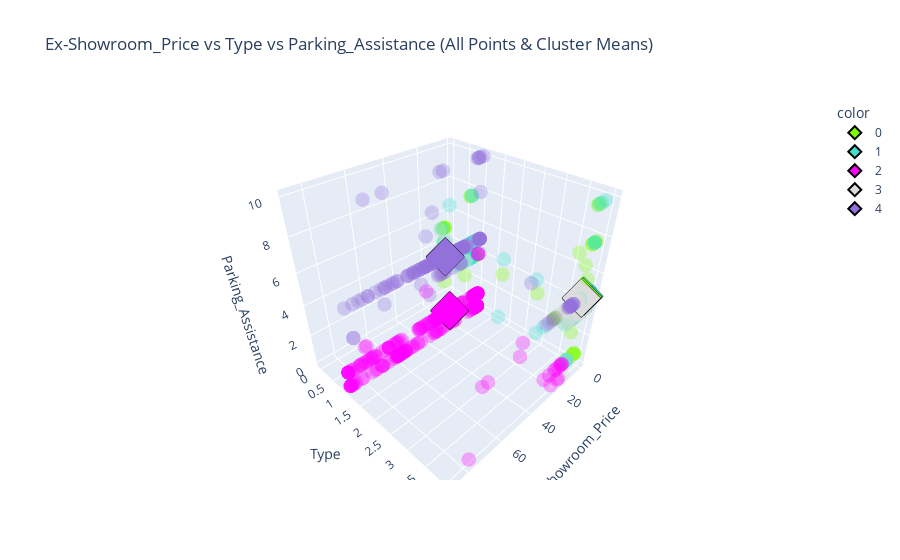
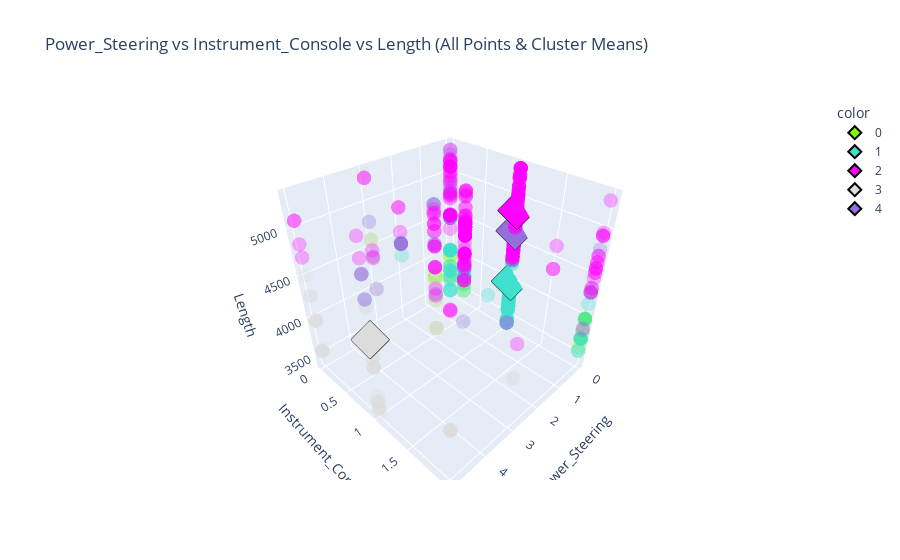
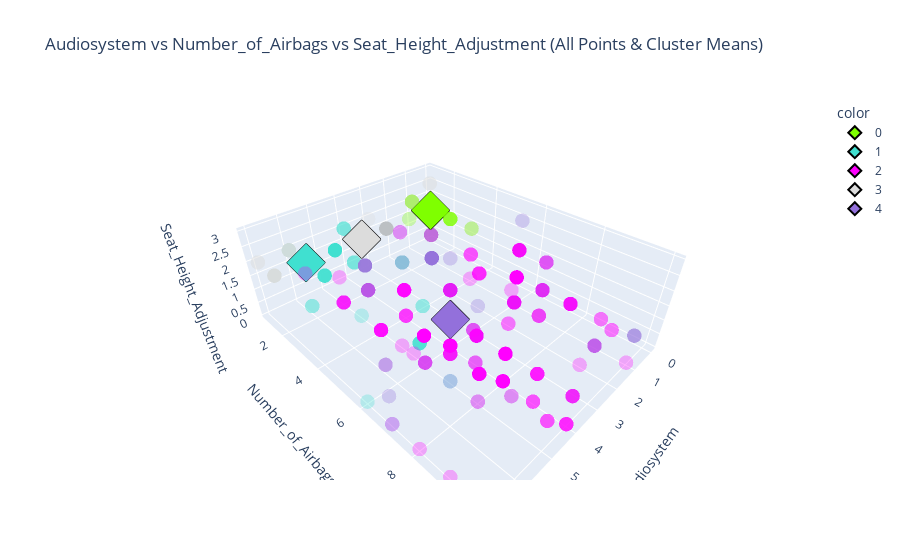
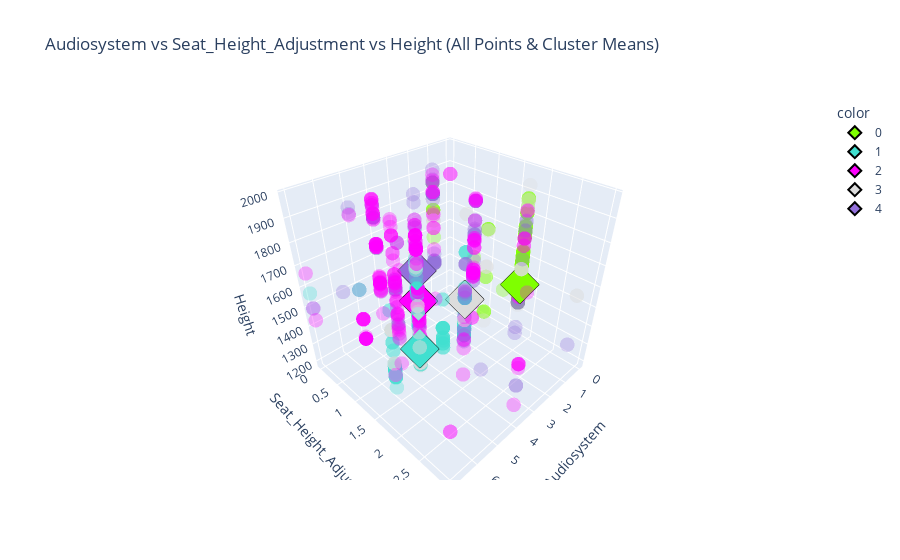

Source (notebook cell) for these figures, in order:
### Markdown cell above
## Segment Profiling

### Code cell
# Feature combinations list
feature_combinations = [
    ('Ex-Showroom_Price', 'Type', 'Parking_Assistance'),
    ('Power_Steering', 'Instrument_Console', 'Length'),
    ('Audiosystem',  'Number_of_Airbags', 'Seat_Height_Adjustment'),
    ('Audiosystem', 'Seat_Height_Adjustment', 'Height'),
    ('Parking_Assistance', 'Number_of_Airbags', 'Width')
]

# Group by 'cluster' and calculate the mean for each feature
median_df = fnl_df.groupby('cluster').median().reset_index()

# Define a consistent color map for the clusters
cluster_color_map = {
    '0': 'chartreuse',  
    '1': 'turquoise',  
    '2': 'fuchsia',
    '3': 'gainsboro',
    '4': 'mediumpurple'
}


# Loop over feature combinations and create 3D scatter plots
for combination in feature_combinations:
    x_feature, y_feature, z_feature = combination
    
    # Create 3D scatter plot for all points without legend
    fig = px.scatter_3d(fnl_df, 
                        x=x_feature, 
                        y=y_feature, 
                        z=z_feature,
                        color=fnl_df['cluster'].astype(str),  # Color based on cluster
                        title=f'{x_feature} vs {y_feature} vs {z_feature} (All Points & Cluster Means)',
                        labels={x_feature: x_feature, y_feature: y_feature, z_feature: z_feature},
                        opacity=0.3,
                        category_orders={'cluster': ['0', '1', '2','3','4']},
                        color_discrete_map=cluster_color_map)  # Apply the color map to individual points
    
    # Remove legend for the first scatter plot (individual points)
    fig.update_traces(showlegend=False,marker=dict(size=5))
    
    # Add the mean values as a separate trace (with larger, distinct markers)
    fig_mean = px.scatter_3d(median_df, 
                             x=x_feature, 
                             y=y_feature, 
                             z=z_feature,
                             color=median_df['cluster'].astype(str),  # Color based on cluster
                             opacity=1,
                             category_orders={'cluster': ['0', '1', '2','3','4']},
                             color_discrete_map=cluster_color_map)  # Apply the same color map to mean points
    
    # Update marker size and style for the mean values
    fig_mean.update_traces(marker=dict(size=10, symbol='diamond', opacity=1, 
                                       line=dict(width=2, color='black')))  # Border for diamonds

    # Combine the mean plot with the original plot
    fig.add_traces(fig_mean.data)

    # Save the plot as a PNG file
    fig.write_image(f"Cars_Plots/{x_feature} vs {y_feature} vs {z_feature}.png")
    
    # Show the plot
    fig.show()

### Figure 1 — Plotly figure (JSON) as saved in the notebook; plotly's stock layout.template omitted (floating-point values rounded to 4 significant figures; data arrays with more than 128 entries replaced by an {"elided": "..."} marker saying what was removed)
{"data": [{"hovertemplate": "color=0<br>Ex-Showroom_Price=%{x}<br>Type=%{y}<br>Parking_Assistance=%{z}<extra></extra>", "legendgroup": "0", "marker": {"color": "chartreuse", "opacity": 0.3, "size": 5, "symbol": "circle"}, "mode": "markers", "name": "0", "scene": "scene", "showlegend": false, "type": "scatter3d", "x": {"elided": "343 int values"}, "y": {"elided": "343 int values"}, "z": {"elided": "343 int values"}}, {"hovertemplate": "color=1<br>Ex-Showroom_Price=%{x}<br>Type=%{y}<br>Parking_Assistance=%{z}<extra></extra>", "legendgroup": "1", "marker": {"color": "turquoise", "opacity": 0.3, "size": 5, "symbol": "circle"}, "mode": "markers", "name": "1", "scene": "scene", "showlegend": false, "type": "scatter3d", "x": {"elided": "394 int values"}, "y": {"elided": "394 int values"}, "z": {"elided": "394 int values"}}, {"hovertemplate": "color=3<br>Ex-Showroom_Price=%{x}<br>Type=%{y}<br>Parking_Assistance=%{z}<extra></extra>", "legendgroup": "3", "marker": {"color": "gainsboro", "opacity": 0.3, "size": 5, "symbol": "circle"}, "mode": "markers", "name": "3", "scene": "scene", "showlegend": false, "type": "scatter3d", "x": [3, 3, 4, 4, 4, 5, 5, 6, 6, 7, 7, 7, 8, 6, 6, 7, 6, 7, 9, 8, 7, 8, 3, 3, 4, 3, 4, 4, 4, 4, 4, 4, 8, 8, 7, 7, 9, 9, 11, 12, 12, 12, 8, 9, 10, 11, 8, 9, 10, 12, 11, 12, 9, 9, 10, 12, 13, 9, 12, 9, 12, 13, 13, 15, 16, 14, 14, 14, 15, 16, 18, 18, 19, 20, 21, 21, 21, 23, 16, 15, 20, 22, 17, 7, 6, 9, 10, 12, 11, 9, 9, 12, 11, 13, 14, 3, 9, 9, 8, 13, 7, 9, 10, 11, 12, 13, 14, 14, 9, 12, 12, 7, 7], "y": [4, 4, 4, 4, 1, 4, 4, 4, 4, 4, 4, 4, 4, 4, 4, 4, 4, 4, 4, 4, 4, 4, 4, 4, 4, 4, 4, 4, 4, 4, 0, 0, 4, 4, 4, 4, 4, 4, 1, 1, 1, 1, 4, 4, 4, 4, 4, 4, 4, 4, 1, 1, 0, 4, 4, 4, 4, 4, 4, 4, 4, 4, 4, 4, 4, 4, 4, 4, 4, 4, 4, 4, 4, 4, 4, 4, 4, 4, 4, 4, 4, 4, 1, 4, 4, 4, 4, 4, 4, 4, 4, 4, 4, 4, 4, 4, 4, 4, 4, 4, 4, 4, 4, 4, 4, 4, 4, 4, 4, 4, 1, 4, 4], "z": [5, 5, 5, 5, 5, 5, 5, 5, 5, 5, 5, 4, 4, 5, 5, 5, 5, 5, 5, 5, 5, 5, 5, 4, 5, 4, 4, 4, 4, 4, 4, 4, 5, 5, 5, 4, 5, 4, 4, 1, 5, 4, 5, 5, 5, 1, 4, 5, 5, 0, 5, 0, 5, 5, 5, 5, 5, 5, 5, 5, 5, 5, 5, 5, 5, 5, 5, 5, 5, 5, 4, 4, 5, 5, 5, 5, 5, 5, 4, 4, 5, 5, 5, 5, 5, 4, 4, 5, 5, 5, 5, 5, 5, 5, 5, 5, 5, 5, 5, 4, 5, 4, 5, 4, 5, 5, 0, 0, 4, 5, 1, 5, 5]}, {"hovertemplate": "color=4<br>Ex-Showroom_Price=%{x}<br>Type=%{y}<br>Parking_Assistance=%{z}<extra></extra>", "legendgroup": "4", "marker": {"color": "mediumpurple", "opacity": 0.3, "size": 5, "symbol": "circle"}, "mode": "markers", "name": "4", "scene": "scene", "showlegend": false, "type": "scatter3d", "x": {"elided": "145 int values"}, "y": {"elided": "145 int values"}, "z": {"elided": "145 int values"}}, {"hovertemplate": "color=2<br>Ex-Showroom_Price=%{x}<br>Type=%{y}<br>Parking_Assistance=%{z}<extra></extra>", "legendgroup": "2", "marker": {"color": "fuchsia", "opacity": 0.3, "size": 5, "symbol": "circle"}, "mode": "markers", "name": "2", "scene": "scene", "showlegend": false, "type": "scatter3d", "x": {"elided": "281 float values"}, "y": {"elided": "281 int values"}, "z": {"elided": "281 int values"}}, {"hovertemplate": "color=0<br>Ex-Showroom_Price=%{x}<br>Type=%{y}<br>Parking_Assistance=%{z}<extra></extra>", "legendgroup": "0", "marker": {"color": "chartreuse", "line": {"color": "black", "width": 2}, "opacity": 1, "size": 10, "symbol": "diamond"}, "mode": "markers", "name": "0", "scene": "scene", "showlegend": true, "type": "scatter3d", "x": [8], "y": [4], "z": [5]}, {"hovertemplate": "color=1<br>Ex-Showroom_Price=%{x}<br>Type=%{y}<br>Parking_Assistance=%{z}<extra></extra>", "legendgroup": "1", "marker": {"color": "turquoise", "line": {"color": "black", "width": 2}, "opacity": 1, "size": 10, "symbol": "diamond"}, "mode": "markers", "name": "1", "scene": "scene", "showlegend": true, "type": "scatter3d", "x": [7], "y": [4], "z": [5]}, {"hovertemplate": "color=2<br>Ex-Showroom_Price=%{x}<br>Type=%{y}<br>Parking_Assistance=%{z}<extra></extra>", "legendgroup": "2", "marker": {"color": "fuchsia", "line": {"color": "black", "width": 2}, "opacity": 1, "size": 10, "symbol": "diamond"}, "mode": "markers", "name": "2", "scene": "scene", "showlegend": true, "type": "scatter3d", "x": [23], "y": [1], "z": [1]}, {"hovertemplate": "color=3<br>Ex-Showroom_Price=%{x}<br>Type=%{y}<br>Parking_Assistance=%{z}<extra></extra>", "legendgroup": "3", "marker": {"color": "gainsboro", "line": {"color": "black", "width": 2}, "opacity": 1, "size": 10, "symbol": "diamond"}, "mode": "markers", "name": "3", "scene": "scene", "showlegend": true, "type": "scatter3d", "x": [9], "y": [4], "z": [5]}, {"hovertemplate": "color=4<br>Ex-Showroom_Price=%{x}<br>Type=%{y}<br>Parking_Assistance=%{z}<extra></extra>", "legendgroup": "4", "marker": {"color": "mediumpurple", "line": {"color": "black", "width": 2}, "opacity": 1, "size": 10, "symbol": "diamond"}, "mode": "markers", "name": "4", "scene": "scene", "showlegend": true, "type": "scatter3d", "x": [26], "y": [1], "z": [5]}], "layout": {"legend": {"title": {"text": "color"}, "tracegroupgap": 0}, "scene": {"domain": {"x": [0, 1], "y": [0, 1]}, "xaxis": {"title": {"text": "Ex-Showroom_Price"}}, "yaxis": {"title": {"text": "Type"}}, "zaxis": {"title": {"text": "Parking_Assistance"}}}, "title": {"text": "Ex-Showroom_Price vs Type vs Parking_Assistance (All Points & Cluster Means)"}}}

### Figure 2 — Plotly figure (JSON) as saved in the notebook; plotly's stock layout.template omitted (floating-point values rounded to 4 significant figures; data arrays with more than 128 entries replaced by an {"elided": "..."} marker saying what was removed)
{"data": [{"hovertemplate": "color=0<br>Power_Steering=%{x}<br>Instrument_Console=%{y}<br>Length=%{z}<extra></extra>", "legendgroup": "0", "marker": {"color": "chartreuse", "opacity": 0.3, "size": 5, "symbol": "circle"}, "mode": "markers", "name": "0", "scene": "scene", "showlegend": false, "type": "scatter3d", "x": {"elided": "343 int values"}, "y": {"elided": "343 int values"}, "z": {"elided": "343 float values"}}, {"hovertemplate": "color=1<br>Power_Steering=%{x}<br>Instrument_Console=%{y}<br>Length=%{z}<extra></extra>", "legendgroup": "1", "marker": {"color": "turquoise", "opacity": 0.3, "size": 5, "symbol": "circle"}, "mode": "markers", "name": "1", "scene": "scene", "showlegend": false, "type": "scatter3d", "x": {"elided": "394 int values"}, "y": {"elided": "394 int values"}, "z": {"elided": "394 float values"}}, {"hovertemplate": "color=3<br>Power_Steering=%{x}<br>Instrument_Console=%{y}<br>Length=%{z}<extra></extra>", "legendgroup": "3", "marker": {"color": "gainsboro", "opacity": 0.3, "size": 5, "symbol": "circle"}, "mode": "markers", "name": "3", "scene": "scene", "showlegend": false, "type": "scatter3d", "x": [5, 5, 5, 5, 5, 5, 3, 5, 5, 5, 5, 3, 3, 5, 5, 5, 3, 3, 3, 3, 3, 3, 5, 5, 5, 5, 5, 5, 5, 5, 5, 5, 5, 5, 5, 5, 5, 5, 5, 5, 5, 5, 5, 5, 5, 5, 5, 5, 5, 5, 5, 5, 5, 5, 5, 3, 3, 5, 5, 3, 3, 3, 3, 3, 3, 3, 3, 3, 2, 2, 2, 2, 2, 2, 2, 2, 2, 2, 2, 2, 2, 2, 5, 3, 3, 5, 5, 5, 5, 5, 3, 3, 3, 3, 5, 5, 5, 5, 5, 3, 5, 5, 5, 5, 5, 5, 5, 5, 5, 3, 5, 5, 5], "y": [1, 1, 1, 1, 1, 0, 0, 0, 0, 0, 0, 0, 0, 1, 1, 1, 1, 1, 1, 1, 1, 1, 1, 1, 1, 1, 0, 0, 0, 0, 0, 0, 1, 1, 1, 1, 1, 1, 1, 1, 1, 1, 2, 2, 2, 2, 2, 2, 2, 2, 2, 2, 2, 1, 1, 2, 2, 1, 1, 1, 1, 1, 1, 1, 1, 1, 0, 0, 0, 0, 0, 0, 0, 0, 0, 0, 0, 0, 0, 0, 0, 0, 1, 1, 1, 1, 1, 1, 1, 0, 1, 1, 1, 1, 1, 1, 1, 1, 1, 0, 1, 1, 1, 1, 1, 1, 1, 1, 1, 0, 1, 0, 0], "z": [3545, 3545, 3620, 3545, 3545, 3970, 3970, 3970, 3970, 3970, 3970, 4369, 4369, 3991, 3991, 3991, 3989, 3989, 3989, 3989, 3989, 3989, 3445, 3445, 3445, 3445, 3565, 3565, 3565, 3565, 3565, 3565, 3995, 3995, 3995, 4315, 4315, 4315, 4315, 4315, 4315, 4315, 3995, 3995, 3995, 3995, 3995, 3995, 3995, 3995, 3995, 3995, 3995, 4342, 3992, 3992, 3992, 4342, 3992, 4456, 4456, 4456, 4456, 4456, 4456, 4456, 4585, 4585, 4395, 4395, 4395, 4395, 4395, 4395, 4395, 4395, 4395, 4395, 4395, 4395, 4395, 4395, 4656, 4560, 4560, 4329, 4329, 4329, 4329, 4520, 4331, 4331, 4655, 4655, 4655, 3395, 4107, 4107, 4107, 4598, 3985, 4384, 4384, 4384, 4384, 4384, 4384, 4384, 4384, 5299, 4425, 4277, 4277]}, {"hovertemplate": "color=4<br>Power_Steering=%{x}<br>Instrument_Console=%{y}<br>Length=%{z}<extra></extra>", "legendgroup": "4", "marker": {"color": "mediumpurple", "opacity": 0.3, "size": 5, "symbol": "circle"}, "mode": "markers", "name": "4", "scene": "scene", "showlegend": false, "type": "scatter3d", "x": {"elided": "145 int values"}, "y": {"elided": "145 int values"}, "z": {"elided": "145 int values"}}, {"hovertemplate": "color=2<br>Power_Steering=%{x}<br>Instrument_Console=%{y}<br>Length=%{z}<extra></extra>", "legendgroup": "2", "marker": {"color": "fuchsia", "opacity": 0.3, "size": 5, "symbol": "circle"}, "mode": "markers", "name": "2", "scene": "scene", "showlegend": false, "type": "scatter3d", "x": {"elided": "281 int values"}, "y": {"elided": "281 int values"}, "z": {"elided": "281 float values"}}, {"hovertemplate": "color=0<br>Power_Steering=%{x}<br>Instrument_Console=%{y}<br>Length=%{z}<extra></extra>", "legendgroup": "0", "marker": {"color": "chartreuse", "line": {"color": "black", "width": 2}, "opacity": 1, "size": 10, "symbol": "diamond"}, "mode": "markers", "name": "0", "scene": "scene", "showlegend": true, "type": "scatter3d", "x": [0], "y": [1], "z": [3995]}, {"hovertemplate": "color=1<br>Power_Steering=%{x}<br>Instrument_Console=%{y}<br>Length=%{z}<extra></extra>", "legendgroup": "1", "marker": {"color": "turquoise", "line": {"color": "black", "width": 2}, "opacity": 1, "size": 10, "symbol": "diamond"}, "mode": "markers", "name": "1", "scene": "scene", "showlegend": true, "type": "scatter3d", "x": [0], "y": [1], "z": [3995]}, {"hovertemplate": "color=2<br>Power_Steering=%{x}<br>Instrument_Console=%{y}<br>Length=%{z}<extra></extra>", "legendgroup": "2", "marker": {"color": "fuchsia", "line": {"color": "black", "width": 2}, "opacity": 1, "size": 10, "symbol": "diamond"}, "mode": "markers", "name": "2", "scene": "scene", "showlegend": true, "type": "scatter3d", "x": [0], "y": [1], "z": [4861]}, {"hovertemplate": "color=3<br>Power_Steering=%{x}<br>Instrument_Console=%{y}<br>Length=%{z}<extra></extra>", "legendgroup": "3", "marker": {"color": "gainsboro", "line": {"color": "black", "width": 2}, "opacity": 1, "size": 10, "symbol": "diamond"}, "mode": "markers", "name": "3", "scene": "scene", "showlegend": true, "type": "scatter3d", "x": [5], "y": [1], "z": [4315]}, {"hovertemplate": "color=4<br>Power_Steering=%{x}<br>Instrument_Console=%{y}<br>Length=%{z}<extra></extra>", "legendgroup": "4", "marker": {"color": "mediumpurple", "line": {"color": "black", "width": 2}, "opacity": 1, "size": 10, "symbol": "diamond"}, "mode": "markers", "name": "4", "scene": "scene", "showlegend": true, "type": "scatter3d", "x": [0], "y": [1], "z": [4630]}], "layout": {"legend": {"title": {"text": "color"}, "tracegroupgap": 0}, "scene": {"domain": {"x": [0, 1], "y": [0, 1]}, "xaxis": {"title": {"text": "Power_Steering"}}, "yaxis": {"title": {"text": "Instrument_Console"}}, "zaxis": {"title": {"text": "Length"}}}, "title": {"text": "Power_Steering vs Instrument_Console vs Length (All Points & Cluster Means)"}}}

### Figure 3 — Plotly figure (JSON) as saved in the notebook; plotly's stock layout.template omitted (floating-point values rounded to 4 significant figures; data arrays with more than 128 entries replaced by an {"elided": "..."} marker saying what was removed)
{"data": [{"hovertemplate": "color=0<br>Audiosystem=%{x}<br>Number_of_Airbags=%{y}<br>Seat_Height_Adjustment=%{z}<extra></extra>", "legendgroup": "0", "marker": {"color": "chartreuse", "opacity": 0.3, "size": 5, "symbol": "circle"}, "mode": "markers", "name": "0", "scene": "scene", "showlegend": false, "type": "scatter3d", "x": {"elided": "343 int values"}, "y": {"elided": "343 int values"}, "z": {"elided": "343 int values"}}, {"hovertemplate": "color=1<br>Audiosystem=%{x}<br>Number_of_Airbags=%{y}<br>Seat_Height_Adjustment=%{z}<extra></extra>", "legendgroup": "1", "marker": {"color": "turquoise", "opacity": 0.3, "size": 5, "symbol": "circle"}, "mode": "markers", "name": "1", "scene": "scene", "showlegend": false, "type": "scatter3d", "x": {"elided": "394 int values"}, "y": {"elided": "394 int values"}, "z": {"elided": "394 int values"}}, {"hovertemplate": "color=3<br>Audiosystem=%{x}<br>Number_of_Airbags=%{y}<br>Seat_Height_Adjustment=%{z}<extra></extra>", "legendgroup": "3", "marker": {"color": "gainsboro", "opacity": 0.3, "size": 5, "symbol": "circle"}, "mode": "markers", "name": "3", "scene": "scene", "showlegend": false, "type": "scatter3d", "x": [6, 3, 6, 6, 1, 6, 6, 3, 6, 3, 3, 1, 1, 6, 6, 1, 4, 4, 4, 4, 6, 4, 6, 1, 6, 1, 6, 6, 7, 7, 7, 7, 1, 7, 6, 7, 7, 7, 7, 7, 7, 7, 6, 1, 1, 1, 6, 1, 1, 1, 1, 1, 1, 6, 6, 6, 6, 6, 6, 6, 6, 6, 6, 4, 4, 1, 1, 1, 4, 4, 4, 4, 4, 4, 4, 4, 4, 4, 4, 4, 4, 4, 1, 6, 6, 4, 4, 4, 4, 6, 6, 6, 1, 1, 1, 6, 3, 3, 6, 6, 6, 1, 1, 1, 1, 1, 1, 1, 1, 6, 7, 6, 6], "y": [1, 1, 1, 1, 1, 2, 2, 2, 2, 2, 2, 2, 2, 2, 2, 1, 2, 2, 2, 2, 2, 2, 1, 2, 1, 2, 1, 2, 1, 2, 1, 2, 2, 2, 2, 2, 2, 2, 2, 2, 2, 2, 2, 2, 2, 2, 2, 2, 2, 2, 2, 2, 2, 2, 2, 2, 2, 2, 2, 2, 2, 2, 2, 2, 2, 2, 2, 2, 2, 2, 2, 2, 2, 2, 6, 6, 6, 6, 2, 2, 2, 6, 4, 2, 2, 2, 2, 4, 2, 2, 2, 2, 2, 2, 6, 1, 2, 2, 2, 2, 2, 2, 2, 2, 2, 2, 2, 7, 2, 2, 7, 2, 2], "z": [2, 2, 2, 2, 2, 2, 2, 2, 2, 2, 2, 2, 2, 2, 2, 2, 2, 2, 2, 2, 2, 2, 2, 2, 2, 2, 2, 2, 2, 2, 2, 2, 2, 2, 2, 2, 2, 2, 2, 2, 2, 2, 2, 2, 2, 0, 2, 2, 2, 3, 2, 3, 2, 2, 2, 2, 2, 2, 2, 2, 2, 2, 2, 2, 2, 2, 0, 0, 1, 1, 0, 0, 2, 0, 0, 0, 0, 0, 1, 1, 0, 0, 2, 2, 2, 2, 2, 2, 2, 2, 2, 2, 2, 2, 0, 2, 2, 2, 2, 2, 2, 0, 0, 0, 0, 0, 0, 0, 0, 2, 2, 2, 2]}, {"hovertemplate": "color=4<br>Audiosystem=%{x}<br>Number_of_Airbags=%{y}<br>Seat_Height_Adjustment=%{z}<extra></extra>", "legendgroup": "4", "marker": {"color": "mediumpurple", "opacity": 0.3, "size": 5, "symbol": "circle"}, "mode": "markers", "name": "4", "scene": "scene", "showlegend": false, "type": "scatter3d", "x": {"elided": "145 int values"}, "y": {"elided": "145 int values"}, "z": {"elided": "145 int values"}}, {"hovertemplate": "color=2<br>Audiosystem=%{x}<br>Number_of_Airbags=%{y}<br>Seat_Height_Adjustment=%{z}<extra></extra>", "legendgroup": "2", "marker": {"color": "fuchsia", "opacity": 0.3, "size": 5, "symbol": "circle"}, "mode": "markers", "name": "2", "scene": "scene", "showlegend": false, "type": "scatter3d", "x": {"elided": "281 int values"}, "y": {"elided": "281 int values"}, "z": {"elided": "281 int values"}}, {"hovertemplate": "color=0<br>Audiosystem=%{x}<br>Number_of_Airbags=%{y}<br>Seat_Height_Adjustment=%{z}<extra></extra>", "legendgroup": "0", "marker": {"color": "chartreuse", "line": {"color": "black", "width": 2}, "opacity": 1, "size": 10, "symbol": "diamond"}, "mode": "markers", "name": "0", "scene": "scene", "showlegend": true, "type": "scatter3d", "x": [1], "y": [2], "z": [2]}, {"hovertemplate": "color=1<br>Audiosystem=%{x}<br>Number_of_Airbags=%{y}<br>Seat_Height_Adjustment=%{z}<extra></extra>", "legendgroup": "1", "marker": {"color": "turquoise", "line": {"color": "black", "width": 2}, "opacity": 1, "size": 10, "symbol": "diamond"}, "mode": "markers", "name": "1", "scene": "scene", "showlegend": true, "type": "scatter3d", "x": [6], "y": [2], "z": [2]}, {"hovertemplate": "color=2<br>Audiosystem=%{x}<br>Number_of_Airbags=%{y}<br>Seat_Height_Adjustment=%{z}<extra></extra>", "legendgroup": "2", "marker": {"color": "fuchsia", "line": {"color": "black", "width": 2}, "opacity": 1, "size": 10, "symbol": "diamond"}, "mode": "markers", "name": "2", "scene": "scene", "showlegend": true, "type": "scatter3d", "x": [4], "y": [6], "z": [1]}, {"hovertemplate": "color=3<br>Audiosystem=%{x}<br>Number_of_Airbags=%{y}<br>Seat_Height_Adjustment=%{z}<extra></extra>", "legendgroup": "3", "marker": {"color": "gainsboro", "line": {"color": "black", "width": 2}, "opacity": 1, "size": 10, "symbol": "diamond"}, "mode": "markers", "name": "3", "scene": "scene", "showlegend": true, "type": "scatter3d", "x": [4], "y": [2], "z": [2]}, {"hovertemplate": "color=4<br>Audiosystem=%{x}<br>Number_of_Airbags=%{y}<br>Seat_Height_Adjustment=%{z}<extra></extra>", "legendgroup": "4", "marker": {"color": "mediumpurple", "line": {"color": "black", "width": 2}, "opacity": 1, "size": 10, "symbol": "diamond"}, "mode": "markers", "name": "4", "scene": "scene", "showlegend": true, "type": "scatter3d", "x": [4], "y": [6], "z": [1]}], "layout": {"legend": {"title": {"text": "color"}, "tracegroupgap": 0}, "scene": {"domain": {"x": [0, 1], "y": [0, 1]}, "xaxis": {"title": {"text": "Audiosystem"}}, "yaxis": {"title": {"text": "Number_of_Airbags"}}, "zaxis": {"title": {"text": "Seat_Height_Adjustment"}}}, "title": {"text": "Audiosystem vs Number_of_Airbags vs Seat_Height_Adjustment (All Points & Cluster Means)"}}}

### Figure 4 — Plotly figure (JSON) as saved in the notebook; plotly's stock layout.template omitted (floating-point values rounded to 4 significant figures; data arrays with more than 128 entries replaced by an {"elided": "..."} marker saying what was removed)
{"data": [{"hovertemplate": "color=0<br>Audiosystem=%{x}<br>Seat_Height_Adjustment=%{y}<br>Height=%{z}<extra></extra>", "legendgroup": "0", "marker": {"color": "chartreuse", "opacity": 0.3, "size": 5, "symbol": "circle"}, "mode": "markers", "name": "0", "scene": "scene", "showlegend": false, "type": "scatter3d", "x": {"elided": "343 int values"}, "y": {"elided": "343 int values"}, "z": {"elided": "343 int values"}}, {"hovertemplate": "color=1<br>Audiosystem=%{x}<br>Seat_Height_Adjustment=%{y}<br>Height=%{z}<extra></extra>", "legendgroup": "1", "marker": {"color": "turquoise", "opacity": 0.3, "size": 5, "symbol": "circle"}, "mode": "markers", "name": "1", "scene": "scene", "showlegend": false, "type": "scatter3d", "x": {"elided": "394 int values"}, "y": {"elided": "394 int values"}, "z": {"elided": "394 int values"}}, {"hovertemplate": "color=3<br>Audiosystem=%{x}<br>Seat_Height_Adjustment=%{y}<br>Height=%{z}<extra></extra>", "legendgroup": "3", "marker": {"color": "gainsboro", "opacity": 0.3, "size": 5, "symbol": "circle"}, "mode": "markers", "name": "3", "scene": "scene", "showlegend": false, "type": "scatter3d", "x": [6, 3, 6, 6, 1, 6, 6, 3, 6, 3, 3, 1, 1, 6, 6, 1, 4, 4, 4, 4, 6, 4, 6, 1, 6, 1, 6, 6, 7, 7, 7, 7, 1, 7, 6, 7, 7, 7, 7, 7, 7, 7, 6, 1, 1, 1, 6, 1, 1, 1, 1, 1, 1, 6, 6, 6, 6, 6, 6, 6, 6, 6, 6, 4, 4, 1, 1, 1, 4, 4, 4, 4, 4, 4, 4, 4, 4, 4, 4, 4, 4, 4, 1, 6, 6, 4, 4, 4, 4, 6, 6, 6, 1, 1, 1, 6, 3, 3, 6, 6, 6, 1, 1, 1, 1, 1, 1, 1, 1, 6, 7, 6, 6], "y": [2, 2, 2, 2, 2, 2, 2, 2, 2, 2, 2, 2, 2, 2, 2, 2, 2, 2, 2, 2, 2, 2, 2, 2, 2, 2, 2, 2, 2, 2, 2, 2, 2, 2, 2, 2, 2, 2, 2, 2, 2, 2, 2, 2, 2, 0, 2, 2, 2, 3, 2, 3, 2, 2, 2, 2, 2, 2, 2, 2, 2, 2, 2, 2, 2, 2, 0, 0, 1, 1, 0, 0, 2, 0, 0, 0, 0, 0, 1, 1, 0, 0, 2, 2, 2, 2, 2, 2, 2, 2, 2, 2, 2, 2, 0, 2, 2, 2, 2, 2, 2, 0, 0, 0, 0, 0, 0, 0, 0, 2, 2, 2, 2], "z": [1475, 1475, 1460, 1475, 1475, 1730, 1730, 1730, 1730, 1730, 1730, 1510, 1510, 1540, 1540, 1540, 1542, 1542, 1542, 1542, 1542, 1542, 1475, 1475, 1475, 1475, 1549, 1549, 1549, 1549, 1549, 1549, 1880, 1880, 1880, 1695, 1695, 1695, 1695, 1695, 1695, 1695, 1617, 1617, 1617, 1617, 1617, 1617, 1617, 1617, 1617, 1617, 1617, 1982.0, 1982.0, 1982.0, 1982.0, 1982.0, 1982.0, 1930, 1982.0, 1982.0, 1982.0, 1982.0, 1982.0, 1982.0, 1785, 1785, 1640, 1640, 1640, 1640, 1640, 1640, 1640, 1640, 1640, 1640, 1640, 1640, 1640, 1640, 1433, 1487, 1487, 1619, 1619, 1619, 1619, 1895, 1671, 1671, 1922, 1922, 1760, 1475, 1880, 1880, 1880, 1706, 1870, 1651, 1651, 1651, 1651, 1651, 1651, 1651, 1651, 1982.0, 1495, 1540, 1540]}, {"hovertemplate": "color=4<br>Audiosystem=%{x}<br>Seat_Height_Adjustment=%{y}<br>Height=%{z}<extra></extra>", "legendgroup": "4", "marker": {"color": "mediumpurple", "opacity": 0.3, "size": 5, "symbol": "circle"}, "mode": "markers", "name": "4", "scene": "scene", "showlegend": false, "type": "scatter3d", "x": {"elided": "145 int values"}, "y": {"elided": "145 int values"}, "z": {"elided": "145 float values"}}, {"hovertemplate": "color=2<br>Audiosystem=%{x}<br>Seat_Height_Adjustment=%{y}<br>Height=%{z}<extra></extra>", "legendgroup": "2", "marker": {"color": "fuchsia", "opacity": 0.3, "size": 5, "symbol": "circle"}, "mode": "markers", "name": "2", "scene": "scene", "showlegend": false, "type": "scatter3d", "x": {"elided": "281 int values"}, "y": {"elided": "281 int values"}, "z": {"elided": "281 float values"}}, {"hovertemplate": "color=0<br>Audiosystem=%{x}<br>Seat_Height_Adjustment=%{y}<br>Height=%{z}<extra></extra>", "legendgroup": "0", "marker": {"color": "chartreuse", "line": {"color": "black", "width": 2}, "opacity": 1, "size": 10, "symbol": "diamond"}, "mode": "markers", "name": "0", "scene": "scene", "showlegend": true, "type": "scatter3d", "x": [1], "y": [2], "z": [1541]}, {"hovertemplate": "color=1<br>Audiosystem=%{x}<br>Seat_Height_Adjustment=%{y}<br>Height=%{z}<extra></extra>", "legendgroup": "1", "marker": {"color": "turquoise", "line": {"color": "black", "width": 2}, "opacity": 1, "size": 10, "symbol": "diamond"}, "mode": "markers", "name": "1", "scene": "scene", "showlegend": true, "type": "scatter3d", "x": [6], "y": [2], "z": [1542.0]}, {"hovertemplate": "color=2<br>Audiosystem=%{x}<br>Seat_Height_Adjustment=%{y}<br>Height=%{z}<extra></extra>", "legendgroup": "2", "marker": {"color": "fuchsia", "line": {"color": "black", "width": 2}, "opacity": 1, "size": 10, "symbol": "diamond"}, "mode": "markers", "name": "2", "scene": "scene", "showlegend": true, "type": "scatter3d", "x": [4], "y": [1], "z": [1494]}, {"hovertemplate": "color=3<br>Audiosystem=%{x}<br>Seat_Height_Adjustment=%{y}<br>Height=%{z}<extra></extra>", "legendgroup": "3", "marker": {"color": "gainsboro", "line": {"color": "black", "width": 2}, "opacity": 1, "size": 10, "symbol": "diamond"}, "mode": "markers", "name": "3", "scene": "scene", "showlegend": true, "type": "scatter3d", "x": [4], "y": [2], "z": [1640]}, {"hovertemplate": "color=4<br>Audiosystem=%{x}<br>Seat_Height_Adjustment=%{y}<br>Height=%{z}<extra></extra>", "legendgroup": "4", "marker": {"color": "mediumpurple", "line": {"color": "black", "width": 2}, "opacity": 1, "size": 10, "symbol": "diamond"}, "mode": "markers", "name": "4", "scene": "scene", "showlegend": true, "type": "scatter3d", "x": [4], "y": [1], "z": [1644]}], "layout": {"legend": {"title": {"text": "color"}, "tracegroupgap": 0}, "scene": {"domain": {"x": [0, 1], "y": [0, 1]}, "xaxis": {"title": {"text": "Audiosystem"}}, "yaxis": {"title": {"text": "Seat_Height_Adjustment"}}, "zaxis": {"title": {"text": "Height"}}}, "title": {"text": "Audiosystem vs Seat_Height_Adjustment vs Height (All Points & Cluster Means)"}}}
